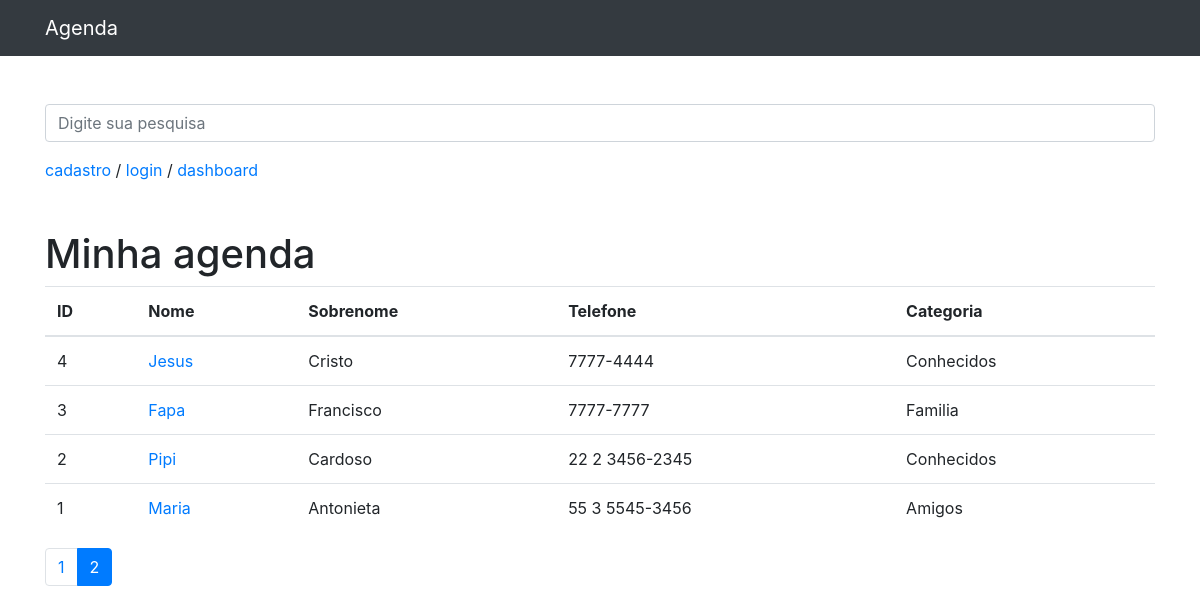
Screenshot of /?p=2&termo= with the database file from the repository.
### contatos/models.py (models this page shows, shortened)
class Contato(models.Model):
    nome = models.CharField(max_length=255)
    sobrenome = models.CharField(max_length=255, blank=True)
    telefone = models.CharField(max_length=255)
    email = models.CharField(max_length=255, blank=True)
    data_cria = models.DateTimeField(default=timezone.now)
    descricao = models.TextField(blank=True)
    categoria = models.ForeignKey(Categoria, on_delete=models.DO_NOTHING)
    mostrar = models.BooleanField(default=True)
    foto = models.ImageField(blank=True, upload_to='fotos/%Y/%m/')

class Categoria(models.Model):
    nome = models.CharField(max_length=255)
    def __str__(self):
        return self.nome

### contatos/views.py (the view)
# urls.py: path('', views.index, name='index'),
def index(request):
    contato = Contato.objects.order_by('-id').filter(
        mostrar=True
    )
    paginator = Paginator(contato, 5)
    page = request.GET.get('p')
    contato = paginator.get_page(page)
    return render(request, 'contatos/index.html', {
        'contato': contato
    })

### contatos/templates/contatos/index.html
{%extends 'base.html'%}
{%block 'conteudo'%}
<h1 class="mt-5">Minha agenda</h1>
<table class="table">
  <thead>
    <tr>
      <th>ID</th>
      <th>Nome</th>
      <th>Sobrenome</th>
      <th>Telefone</th>
      <th>Categoria</th>
    </tr>
  </thead>
  <tbody>
    {% for contat in contato %}
      <tr>
        <td>{{ contat.id }}</td>
        <td>
          <a href="{% url 'ver_contato' contat.id %}"> {{ contat.nome }}</a>
        </td>
        <td> {{ contat.sobrenome }}</td>
        <td> {{ contat.telefone }}</td>
        <td> {{ contat.categoria }}</td>
      </tr>
    {% endfor %}
  </tbody>
</table>
<nav aria-label="Page navigation example">
  <ul class="pagination">
    {% for pagina in contato.paginator.page_range%}
      {% if contato.number == pagina %}
      <li class="page-item active">
        <a class="page-link" href="?p={{ pagina }}&termo={{ request.GET.termo }}">{{pagina}}</a>
      </li>
      {%else%}
      <li class="page-item">
        <a class="page-link" href="?p={{ pagina }}&termo={{ request.GET.termo }}">{{pagina}}</a>
      </li>
      {%endif%}
    {%endfor%}
  </ul>
</nav>
{%endblock%}

### rows the page displays
Contato: id "4", nome "Jesus", sobrenome "Cristo", telefone "7777-4444", categoria "Conhecidos"
Contato: id "3", nome "Fapa", sobrenome "Francisco", telefone "7777-7777", categoria "Familia"
Contato: id "2", nome "Pipi", sobrenome "Cardoso", telefone "22 2 3456-2345", categoria "Conhecidos"
Contato: id "1", nome "Maria", sobrenome "Antonieta", telefone "55 3 5545-3456", categoria "Amigos"

### other values shown
{{ pagina }} "1"
{{ pagina }} "2"
